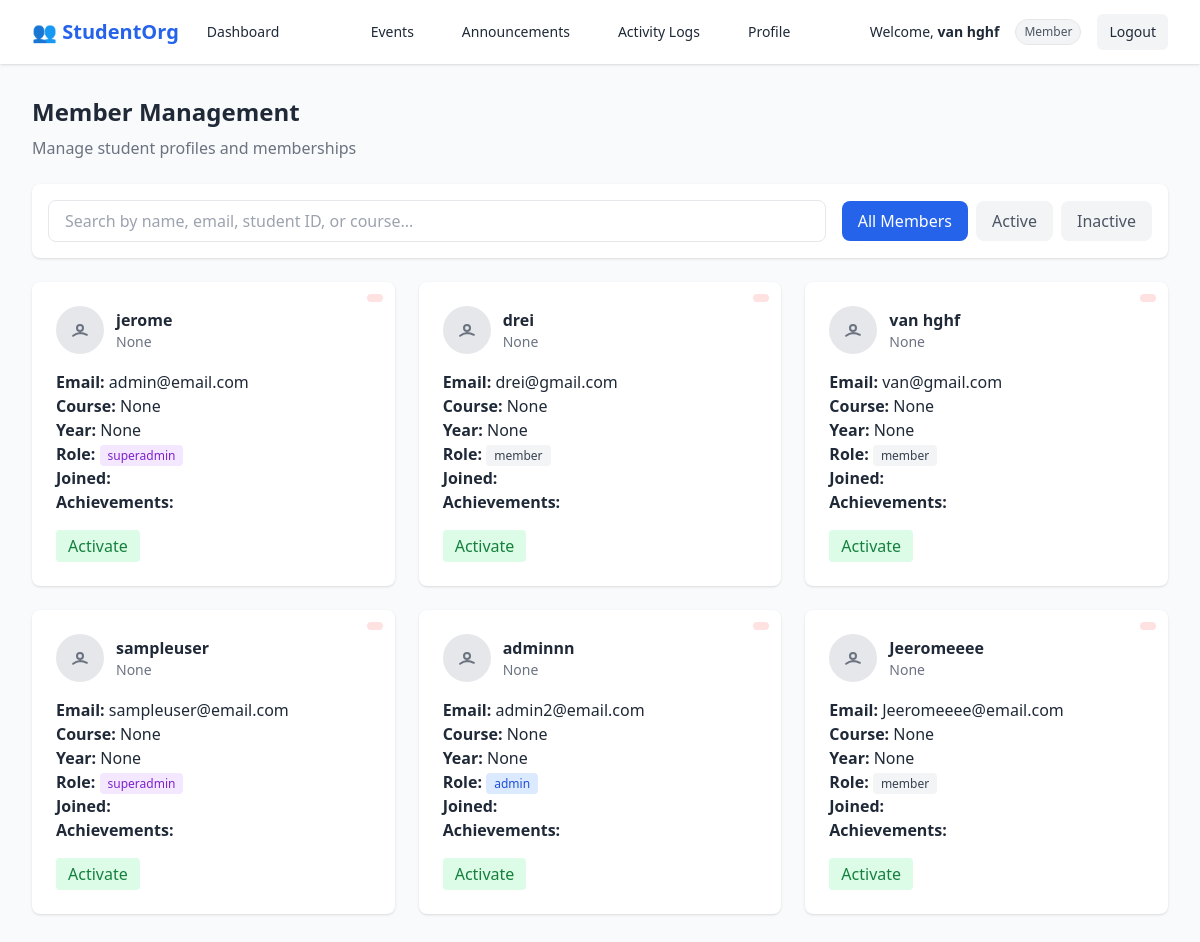
The app's page /members/ (signed in) with its own data.
### accounts/models.py (models this page shows, shortened)
class Member(models.Model):
    user = models.OneToOneField(User, on_delete=models.CASCADE)
    student_id = models.CharField(max_length=20, unique=True, null=True, blank=True)  # 👈 add this
    course = models.CharField(max_length=100, null=True, blank=True)
    year = models.CharField(max_length=10, null=True, blank=True)
    role = models.CharField(max_length=20, choices=[
        ('superadmin', 'Superadmin'),
        ('admin', 'Admin'),
        ('member', 'Member'),
    ], default='member')
    status = models.CharField(max_length=10, choices=[
        ('active', 'Active'),
        ('inactive', 'Inactive'),
    ], default='active')
    joined_date = models.DateTimeField(auto_now_add=True)
    achievements = models.TextField(blank=True, null=True)
    joined_date = models.DateTimeField(auto_now_add=True, null=True, blank=True)

### accounts/views.py (the view, shortened to what this page needs)
# urls.py: path("members/", views.membership_list, name="membership_list"),
@login_required
def membership_list(request):
    q = request.GET.get("q", "").strip()
    status = request.GET.get("status", "").lower()
    members = Member.objects.all().select_related("user")
    if status == "active":
        members = members.filter(status__iexact="active")
    elif status == "inactive":
        members = members.filter(status__iexact="inactive")
    context = {
        "members": members,
        "status_filter": status,
        "q": q,
    }
    return render(request, "accounts/membership_list.html", context)

### accounts/templates/accounts/membership_list.html (shortened to what this page needs)
{% extends "accounts/base.html" %}
{% load static %}
{% block content %}
<div class="max-w-7xl mx-auto px-4 sm:px-6 lg:px-8 py-8">
  <h1 class="text-2xl font-bold text-gray-800 mb-2">Member Management</h1>
  <p class="text-gray-500 mb-6">Manage student profiles and memberships</p>
  <div class="bg-white shadow rounded-lg p-4 mb-6 flex flex-col md:flex-row items-start md:items-center md:space-x-4">
    <form method="get" action="{% url 'accounts:membership_list' %}" class="flex-1">
      <input type="text" name="q" value="{{ request.GET.q }}" placeholder="Search by name, email, student ID, or course..."
        class="w-full px-4 py-2 border rounded-lg focus:ring focus:ring-blue-200 focus:outline-none">
    </form>
    <div class="mt-3 md:mt-0 flex space-x-2">
      <a href="?status=all" class="px-4 py-2 rounded-lg {% if request.GET.status == 'all' or not request.GET.status %}bg-blue-600 text-white{% else %}bg-gray-100 text-gray-600{% endif %}">All Members</a>
      <a href="?status=active" class="px-4 py-2 rounded-lg {% if request.GET.status == 'active' %}bg-blue-600 text-white{% else %}bg-gray-100 text-gray-600{% endif %}">Active</a>
      <a href="?status=inactive" class="px-4 py-2 rounded-lg {% if request.GET.status == 'inactive' %}bg-blue-600 text-white{% else %}bg-gray-100 text-gray-600{% endif %}">Inactive</a>
    </div>
  </div>
  <div class="grid grid-cols-1 md:grid-cols-2 lg:grid-cols-3 gap-6">
    {% for member in members %}
      <div class="bg-white shadow rounded-lg p-6 relative">
        <span class="absolute top-3 right-3 text-xs px-2 py-1 rounded-full {% if member.membership_status == 'active' %}bg-green-100 text-green-600{% else %}bg-red-100 text-red-600{% endif %}">
        </span>
        <div class="flex items-center mb-4">
          <div class="w-12 h-12 bg-gray-200 rounded-full flex items-center justify-center">
            <svg xmlns="http://www.w3.org/2000/svg" class="h-6 w-6 text-gray-500" fill="none" viewBox="0 0 24 24" stroke="currentColor">
              <path stroke-linecap="round" stroke-linejoin="round" stroke-width="2" d="M5.121 17.804A13.937 13.937 0 0112 15c2.5 0 4.847.655 6.879 1.804M15 10a3 3 0 11-6 0 3 3 0 016 0z" />
            </svg>
          </div>
          <div class="ml-3">
            <p class="font-semibold text-gray-800">{{ member.user.get_full_name|default:member.user.username }}</p>
            <p class="text-sm text-gray-500">{{ member.student_id }}</p>
          </div>
        </div>
        <p><strong>Email:</strong> {{ member.user.email }}</p>
        <p><strong>Course:</strong> {{ member.course }}</p>
        <p><strong>Year:</strong> {{ member.year }}</p>
        <p>
          <strong>Role:</strong>
          <span class="px-2 py-0.5 rounded text-xs font-medium
            {% if member.role == 'superadmin' %} bg-purple-100 text-purple-700
            {% elif member.role == 'admin' %} bg-blue-100 text-blue-700
            {% else %} bg-gray-100 text-gray-700 {% endif %}">
            {{ member.role }}
          </span>
        </p>
        <p><strong>Joined:</strong> {{ member.date_joined|date:"d/m/Y" }}</p>
        <p><strong>Achievements:</strong> {{ member.achievements.count }}</p>
        <div class="mt-4 flex flex-wrap gap-2">
          {% if member.membership_status == 'active' %}
            <button type="button" data-modal-target="deactivate-modal-{{ member.id }}" class="px-3 py-1 bg-red-100 text-red-700 rounded modal-open">
              Deactivate
            </button>
          {% else %}
            <button type="button" data-modal-target="activate-modal-{{ member.id }}" class="px-3 py-1 bg-green-100 text-green-700 rounded modal-open">
              Activate
            </button>
          {% endif %}
        </div>
      </div>
    {% endfor %}
  </div>
</div>
{% endblock %}

### accounts/templates/accounts/base.html (shortened to what this page needs)
{% load static %}
<!DOCTYPE html>
<html lang="en">
<head>
  <script src="https://cdn.tailwindcss.com"></script>
  <link rel="stylesheet" href="{% static 'accounts/css/style.css' %}">
</head>
<body
  class="{% if request.resolver_match.url_name in 'login register' %}
         min-h-screen flex items-center justify-center bg-gradient-to-br from-blue-50 to-indigo-100 text-gray-800
         {% else %}
         bg-gray-50 text-gray-800
         {% endif %}">
  {% if request.resolver_match.url_name not in 'login register' %}
  <nav class="bg-white shadow">
    <div class="max-w-7xl mx-auto px-4 sm:px-6 lg:px-8">
      <div class="flex justify-between h-16 items-center">
        <div class="flex items-center space-x-4">
          <span class="text-xl font-bold text-blue-600 flex items-center">
            👥 StudentOrg
          </span>
          {% if user.is_superuser %}
            <a href="{% url 'accounts:superadmin_dashboard' %}"
               class="px-3 py-2 rounded-md text-sm font-medium
               {% if request.resolver_match.url_name == 'superadmin_dashboard' %} bg-blue-100 text-blue-700 {% else %} hover:bg-gray-100 {% endif %}">
              Dashboard
            </a>
          {% elif user.member.role == "admin" %}
            <a href="{% url 'accounts:admin_dashboard' %}"
               class="px-3 py-2 rounded-md text-sm font-medium
               {% if request.resolver_match.url_name == 'admin_dashboard' %} bg-blue-100 text-blue-700 {% else %} hover:bg-gray-100 {% endif %}">
              Dashboard
            </a>
          {% else %}
            <a href="{% url 'accounts:member_dashboard' %}"
               class="px-3 py-2 rounded-md text-sm font-medium
               {% if request.resolver_match.url_name == 'member_dashboard' %} bg-blue-100 text-blue-700 {% else %} hover:bg-gray-100 {% endif %}">
              Dashboard
            </a>
          {% endif %}
        </div>
        {% if user.member.role == "admin" or user.member.role == "superadmin" %}
        <div class="flex space-x-6">
          <a href="{% url 'accounts:membership_list' %}"
             class="px-3 py-2 rounded-md text-sm font-medium
             {% if request.resolver_match.url_name == 'membership_list' %} bg-blue-100 text-blue-700 {% else %} hover:bg-gray-100 {% endif %}">
            Members
          </a>
          <a href="{% url 'accounts:event_list' %}"
             class="px-3 py-2 rounded-md text-sm font-medium
             {% if request.resolver_match.url_name == 'event_list' %} bg-blue-100 text-blue-700 {% else %} hover:bg-gray-100 {% endif %}">
            Events
          </a>
          <a href="{% url 'accounts:announcement_list' %}"
             class="px-3 py-2 rounded-md text-sm font-medium
             {% if request.resolver_match.url_name == 'announcement_list' %} bg-blue-100 text-blue-700 {% else %} hover:bg-gray-100 {% endif %}">
            Announcements
          </a>
          <a href="{% url 'accounts:audit_log_list' %}"
             class="px-3 py-2 rounded-md text-sm font-medium
             {% if request.resolver_match.url_name == 'audit_log_list' %} bg-blue-100 text-blue-700 {% else %} hover:bg-gray-100 {% endif %}">
            Activity Logs
          </a>
          <a href="{% url 'accounts:profile_update' %}"
             class="px-3 py-2 rounded-md text-sm font-medium
             {% if request.resolver_match.url_name == 'profile_update' %} bg-blue-100 text-blue-700 {% else %} hover:bg-gray-100 {% endif %}">
            Profile
          </a>
        </div>
        {% else %}
        <div class="flex space-x-6">
          <a href="{% url 'accounts:event_list' %}"
             class="px-3 py-2 rounded-md text-sm font-medium
             {% if request.resolver_match.url_name == 'event_list' %} bg-blue-100 text-blue-700 {% else %} hover:bg-gray-100 {% endif %}">
            Events
          </a>
          <a href="{% url 'accounts:announcement_list' %}"
             class="px-3 py-2 rounded-md text-sm font-medium
             {% if request.resolver_match.url_name == 'announcement_list' %} bg-blue-100 text-blue-700 {% else %} hover:bg-gray-100 {% endif %}">
            Announcements
          </a>
          <a href="{% url 'accounts:audit_log_list' %}"
             class="px-3 py-2 rounded-md text-sm font-medium
             {% if request.resolver_match.url_name == 'audit_log_list' %} bg-blue-100 text-blue-700 {% else %} hover:bg-gray-100 {% endif %}">
            Activity Logs
          </a>
          <a href="{% url 'accounts:profile_update' %}"
             class="px-3 py-2 rounded-md text-sm font-medium
             {% if request.resolver_match.url_name == 'profile_update' %} bg-blue-100 text-blue-700 {% else %} hover:bg-gray-100 {% endif %}">
            Profile
          </a>
        </div>
        {% endif %}
        <div class="flex items-center space-x-4">
          <span class="text-sm">
            Welcome, <strong>{{ user.get_full_name|default:user.username }}</strong>
          </span>
          {% if user.is_superuser %}
            <span class="px-2 py-1 text-xs rounded-full bg-blue-100 text-blue-600 border border-blue-200">
              Superadmin
            </span>
          {% elif user.member.role == "admin" %}
            <span class="px-2 py-1 text-xs rounded-full bg-green-100 text-green-600 border border-green-200">
              Admin
            </span>
          {% else %}
            <span class="px-2 py-1 text-xs rounded-full bg-gray-100 text-gray-600 border border-gray-200">
              Member
            </span>
          {% endif %}
          <a href="{% url 'accounts:logout' %}"
             class="px-3 py-2 rounded-md bg-gray-100 hover:bg-gray-200 text-sm font-medium">
            Logout
          </a>
        </div>
      </div>
    </div>
  </nav>
  {% endif %}
  {% block content %}{% endblock %}
</body>
</html>

### records on screen
Member: user.get_full_name "jerome", student_id "None", user.email "admin@email.com", course "None", year "None", role "superadmin"
Member: user.get_full_name "drei", student_id "None", user.email "drei@gmail.com", course "None", year "None", role "member"
Member: user.get_full_name "van hghf", student_id "None", user.email "van@gmail.com", course "None", year "None", role "member"
Member: user.get_full_name "sampleuser", student_id "None", user.email "sampleuser@email.com", course "None", year "None", role "superadmin"
Member: user.get_full_name "adminnn", student_id "None", user.email "admin2@email.com", course "None", year "None", role "admin"
Member: user.get_full_name "Jeeromeeee", student_id "None", user.email "Jeeromeeee@email.com", course "None", year "None", role "member"

### other values on screen
{{ user.get_full_name|default:user.username }} "van hghf"
